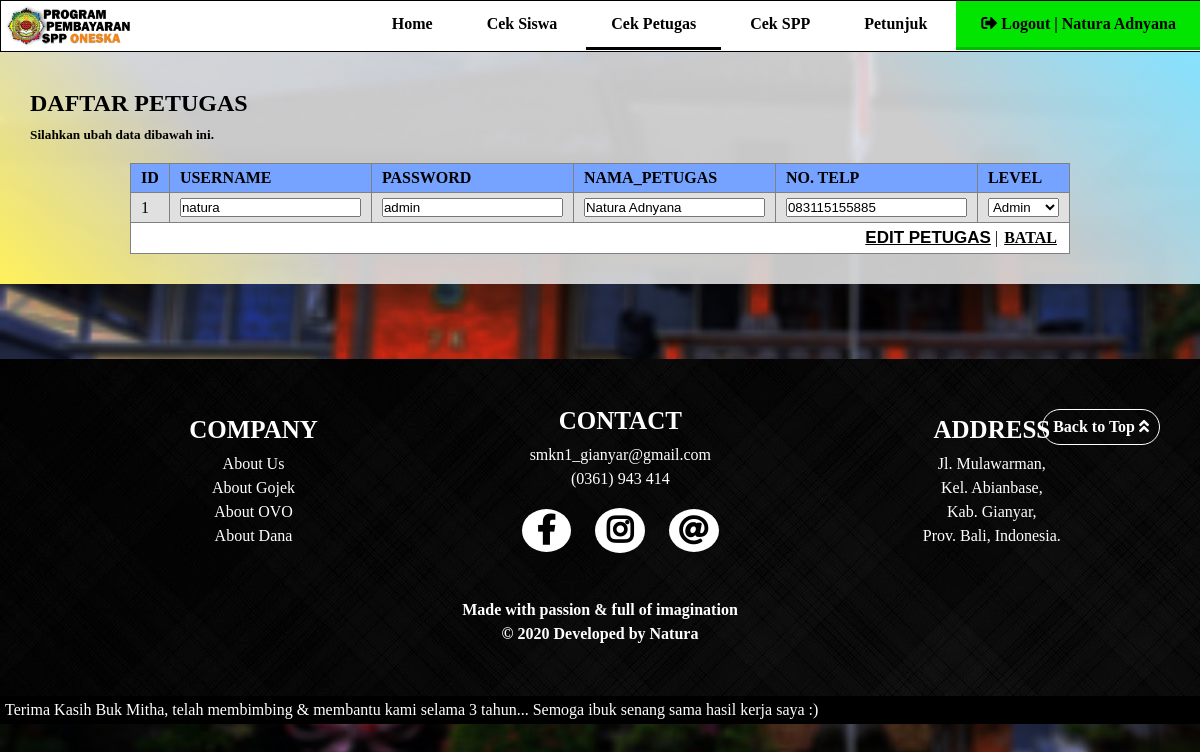
Screenshot of /petugas/edit_petugas.php?info=1 (signed in) with the database file from the repository.
### tables this page shows
CREATE TABLE `petugas` (
  `id_petugas` int(11) NOT NULL,
  `username` varchar(25) NOT NULL,
  `password` varchar(32) NOT NULL,
  `nama_petugas` varchar(35) NOT NULL,
  `no_telp_petugas` varchar(15) NOT NULL,
  `level` enum('admin','petugas') NOT NULL
);

### petugas/edit_petugas.php (the view, shortened to what this page needs)
<?php
	include '../action/koneksi.php';
?>
<!DOCTYPE html>
<html>
<head>
	<link rel="stylesheet" type="text/css" href="../this.css">
	<link rel="stylesheet" type="text/css" href="this_petugas.css">
	<link rel="stylesheet" type="text/css" href="../font-awesome/css/fontawesome.css">
	<link rel="stylesheet" type="text/css" href="../font-awesome/css/brands.css">
	<link rel="stylesheet" type="text/css" href="../font-awesome/css/solid.css">
</head>
<body>
	<nav>
		<a href="index.php" title="Program Pembayaran SPP Oneska"><img src="../img/logo_program.png"></a>
		<ul>
			<li><a href="petugas.php?kategori=bayarspp">Home</a></li>
			<li><a href="info_siswa.php">Cek Siswa</a></li>
		<?php
			if ($_SESSION['level']=='admin') {
		?>
			<li style="border-bottom: solid;"><a href="info_petugas.php">Cek Petugas</a></li>
		<?php
			}
		?>
			<li><a href="info_spp.php">Cek SPP</a></li>
			<li><a href="petunjuk_petugas.php">Petunjuk</a></li>
			<li style="background-color: #01E500FF; border-bottom: solid; border-color: #00BB04FF;"><a href="../action/logout_proses.php"><i class="fas fa-sign-out-alt"></i> Logout | <?php echo $_SESSION['nama_petugas'];?></a></li>
		</ul>
	</nav>
	<div class="container5">
		<h2>DAFTAR PETUGAS</h2>
		<h5>Silahkan ubah data dibawah ini.</h5>
		<table border="1">
			<tr style="background-color: #75A3FFFF; font-weight: bold;">
				<td>ID</td>
				<td>USERNAME</td>
				<td>PASSWORD</td>
				<td>NAMA_PETUGAS</td>
				<td>NO. TELP</td>
				<td>LEVEL</td>
			</tr>
			<?php
				if ($_GET['info']) {
					$id_petugas=$_GET['info'];
					$select1=mysqli_query($connect, "SELECT * FROM petugas WHERE id_petugas='$id_petugas'");
					$data1=mysqli_fetch_array($select1);
			?>
			<form method="post" action="../action/edit_petugas_proses.php?info=<?=$id_petugas;?>">
			<tr>
				<td><?=$data1['id_petugas'];?></td>
				<td><input type="text" name="username" required="" placeholder="username" value="<?=$data1['username'];?>"></td>
				<td><input type="text" name="password" required="" placeholder="nama" value="<?=$data1['password'];?>"></td>
				<td><input type="text" name="nama_petugas" required="" placeholder="nama lengkap" value="<?=$data1['nama_petugas'];?>"></td>
				<td><input type="number" name="no_telp_petugas" required="" placeholder="no. telp" value="<?=$data1['no_telp_petugas'];?>"></td>
				<td>
					<select name="level" required="">
						<option value="admin"
			<?php
						if ($data1['level']=='admin') {
			?>
						selected=""
			<?php
						}
			?>
						>Admin</option>
					</select>
			</tr>
			<tr>
				<td colspan="7" align="right"><input class="edit_siswa" type="submit" value="EDIT PETUGAS"> | <a class="batal" href="info_petugas.php">BATAL</a></td>
			</tr>
			</form>
			<?php
				}
			?>
		</table>
	</div>
<?php
	include '../footer.php';
?>
</body>
</html>

### this.css (style rules this page uses)
* { margin: 0; padding: 0; text-decoration: none; scroll-behavior: smooth; }
body { background-image: url("img/gedung_smk_blur.jpg"); background-attachment: fixed; background-repeat: no-repeat; background-size: cover; }
nav { position: fixed; top: 0; background-color: white; width: 100%; font-family: Tahoma; border: solid 1px; height: 50px; overflow: hidden; z-index: 99; }
nav img { float: left; height: 50px; }
nav ul { float: right; }
nav ul li { position: relative; display: inline-block; }
nav ul li a { display: block; padding: 14px 25px; color: black; font-weight: bold; transition: 0.5s; }
nav ul li a i { transition: 0.5s; }

### petugas/this_petugas.css (style rules this page uses)
.container5 { margin-top: 50px; background: linear-gradient(45deg, #FFF15BFF, #EFEFEFD4, #EFEFEFD4, #EFEFEFD4, #84E2FFFF); padding: 30px; }
.container5 h2 { margin-top: 10px; font-family: Tahoma; }
.container5 h5 { margin-top: 10px; }
.container5 table { margin: auto; margin-top: 20px; border-collapse: collapse; }
.container5 table tr:nth-child(odd) { background-color: #E0E0E0FF; }
.container5 table tr:nth-child(even) { background-color: white; }
.container5 table tr td { padding: 5px 10px; }
.container5 table tr td a { padding: 2px; border-radius: 2px; color: black; font-weight: bold; text-decoration: underline; }
.container5 table tr td .edit_siswa { border: none; background-color: transparent; font-size: 17px; font-weight: bold; text-decoration: underline; cursor: pointer; }
.container5 form { margin-top: 5px; }

### rows the page displays
petugas: id_petugas "1", username "natura", password "admin", nama_petugas "Natura Adnyana", no_telp_petugas "083115155885", level "Admin"

### other values shown
$_SESSION['nama_petugas'] "Natura Adnyana"
